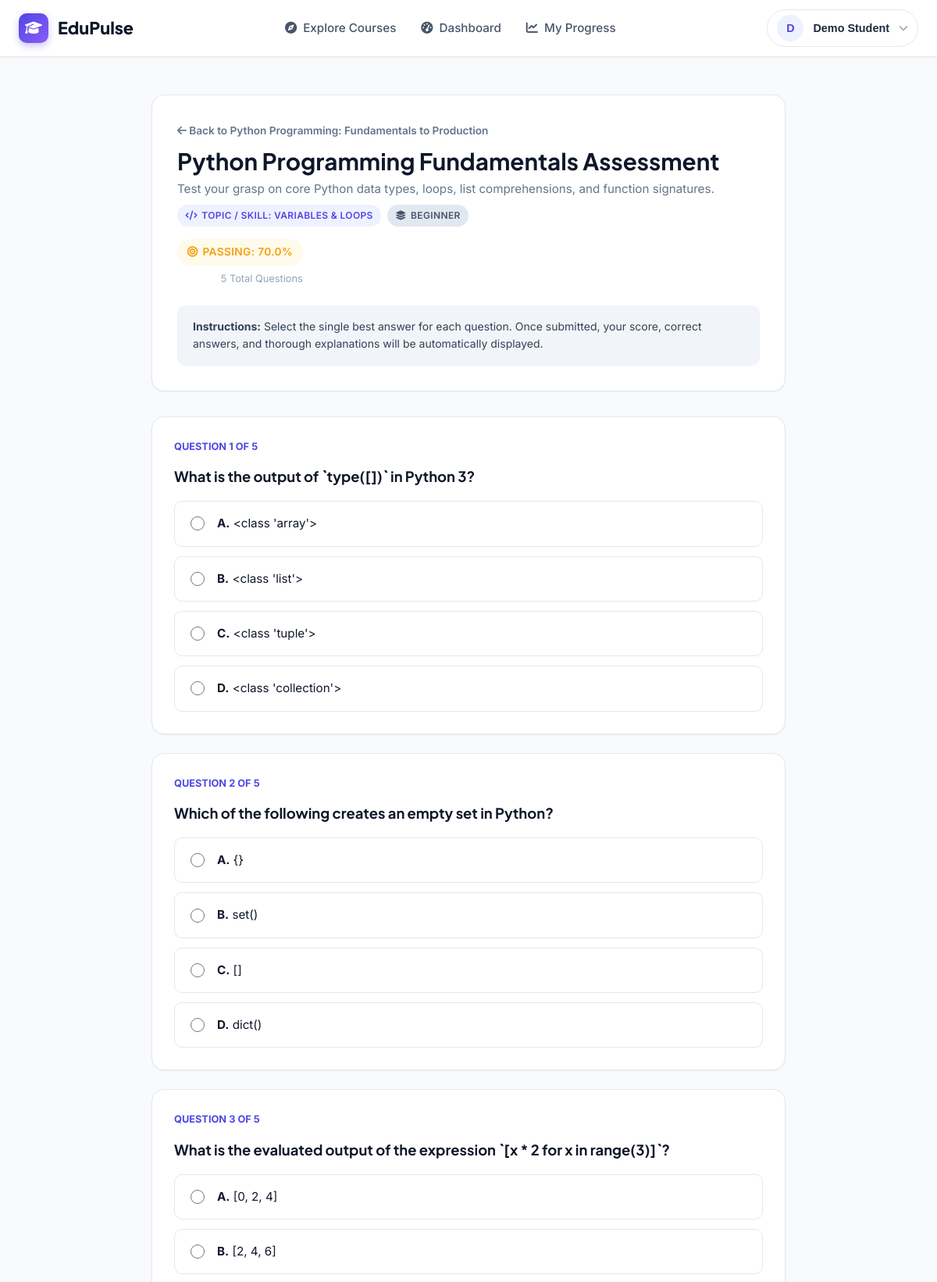
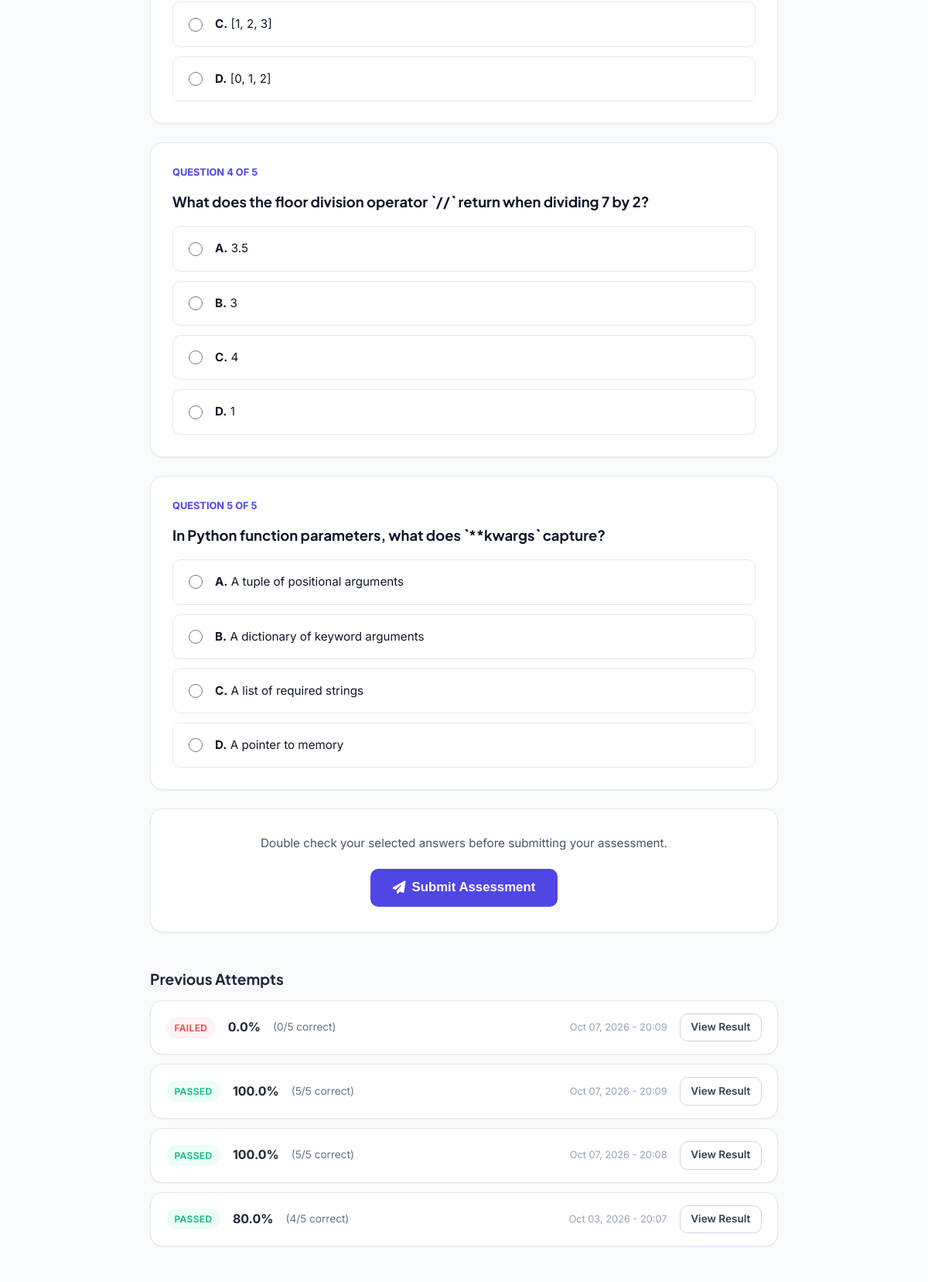
The page /courses/1/assessments/1 (signed in, upper part) on the database its author committed (2 pictures, top to bottom).
### app/models/user.py (models this page shows, shortened)
class User(Base):
    __tablename__ = "users"
    id = Column(Integer, primary_key=True, index=True)
    name = Column(String(100), nullable=False)
    email = Column(String(150), unique=True, index=True, nullable=False)
    password_hash = Column(String(255), nullable=False)
    role = Column(String(20), default="student", nullable=False)  # student or admin
    avatar = Column(String(255), nullable=True)
    bio = Column(Text, nullable=True)
    preferred_resource_type = Column(String(50), default="Mixed", nullable=True)  # Video, Article, Practice, Mixed
    created_at = Column(DateTime, default=datetime.utcnow, nullable=False)
    enrollments = relationship("Enrollment", back_populates="user", cascade="all, delete-orphan")
    lesson_progress = relationship("LessonProgress", back_populates="user", cascade="all, delete-orphan")
    assessment_results = relationship("AssessmentResult", back_populates="user", cascade="all, delete-orphan")

### app/models/course.py (models this page shows, shortened)
class Course(Base):
    __tablename__ = "courses"
    id = Column(Integer, primary_key=True, index=True)
    title = Column(String(200), nullable=False, index=True)
    description = Column(Text, nullable=False)
    category = Column(String(50), nullable=False, index=True)
    difficulty = Column(String(20), nullable=False)  # Beginner, Intermediate, Advanced
    duration = Column(String(50), default="6 hours", nullable=False)
    instructor = Column(String(100), nullable=False)
    thumbnail = Column(String(255), nullable=True)
    rating = Column(Float, default=4.8, nullable=False)
    learning_objectives = Column(Text, nullable=True)  # JSON string or newline separated
    published = Column(Boolean, default=True, nullable=False)
    created_at = Column(DateTime, default=datetime.utcnow, nullable=False)
    modules = relationship("Module", back_populates="course", cascade="all, delete-orphan", order_by="Module.order")
    enrollments = relationship("Enrollment", back_populates="course", cascade="all, delete-orphan")
    assessments = relationship("Assessment", back_populates="course", cascade="all, delete-orphan")

### app/models/assessment.py (models this page shows, shortened)
class Assessment(Base):
    __tablename__ = "assessments"
    id = Column(Integer, primary_key=True, index=True)
    course_id = Column(Integer, ForeignKey("courses.id", ondelete="CASCADE"), nullable=False)
    title = Column(String(200), nullable=False)
    description = Column(Text, nullable=True)
    topic = Column(String(100), default="General", nullable=True)  # Variables, Loops, Functions, OOP, etc.
    pass_percentage = Column(Float, default=70.0, nullable=False)
    course = relationship("Course", back_populates="assessments")
    questions = relationship("Question", back_populates="assessment", cascade="all, delete-orphan", order_by="Question.id")
    results = relationship("AssessmentResult", back_populates="assessment", cascade="all, delete-orphan")

class Question(Base):
    __tablename__ = "questions"
    id = Column(Integer, primary_key=True, index=True)
    assessment_id = Column(Integer, ForeignKey("assessments.id", ondelete="CASCADE"), nullable=False)
    question_text = Column(Text, nullable=False)
    option_a = Column(String(255), nullable=False)
    option_b = Column(String(255), nullable=False)
    option_c = Column(String(255), nullable=False)
    option_d = Column(String(255), nullable=False)
    correct_option = Column(String(10), nullable=False)  # A, B, C, D
    explanation = Column(Text, nullable=True)
    assessment = relationship("Assessment", back_populates="questions")

class AssessmentResult(Base):
    __tablename__ = "assessment_results"
    id = Column(Integer, primary_key=True, index=True)
    user_id = Column(Integer, ForeignKey("users.id", ondelete="CASCADE"), nullable=False)
    assessment_id = Column(Integer, ForeignKey("assessments.id", ondelete="CASCADE"), nullable=False)
    score = Column(Integer, nullable=False)  # number of correct answers
    total_questions = Column(Integer, nullable=False)
    percentage = Column(Float, nullable=False)
    passed = Column(Boolean, default=False, nullable=False)
    answers_json = Column(Text, nullable=True)  # JSON string of selected answers
    completed_at = Column(DateTime, default=datetime.utcnow, nullable=False)
    user = relationship("User", back_populates="assessment_results")
    assessment = relationship("Assessment", back_populates="results")

### app/routers/assessments.py (the view)
@router.get("/courses/{course_id}/assessments/{assessment_id}", response_class=HTMLResponse)
def take_assessment_page(
    course_id: int,
    assessment_id: int,
    request: Request,
    db: Session = Depends(get_db)
):
    user = get_current_user_optional(request, db=db)
    if not user:
        return RedirectResponse(
            url=f"/login?next=/courses/{course_id}/assessments/{assessment_id}",
            status_code=status.HTTP_303_SEE_OTHER
        )
    assessment = get_assessment_by_id(db, assessment_id)
    if not assessment or assessment.course_id != course_id:
        raise HTTPException(status_code=404, detail="Assessment not found for this course")
    if not is_user_enrolled(db, user.id, course_id):
        enroll_user(db, user.id, course_id)
    past_results = db.query(AssessmentResult).filter(
        AssessmentResult.user_id == user.id,
        AssessmentResult.assessment_id == assessment_id
    ).order_by(AssessmentResult.completed_at.desc()).all()
    return render_template(
        request,
        "assessment.html",
        {
            "user": user,
            "course": assessment.course,
            "assessment": assessment,
            "questions": assessment.questions,
            "past_results": past_results
        }
    )

### app/templates/assessment.html (shortened to what this page needs)
{% extends "base.html" %}
{% block content %}
<div style="background: var(--slate-50); padding: 3rem 0; min-height: calc(100vh - 180px);">
  <div class="container" style="max-width: 860px;">
    <div class="card" style="margin-bottom: 2rem; border: 1px solid var(--border-color); padding: 2rem;">
      <div style="display: flex; justify-content: space-between; align-items: flex-start; flex-wrap: wrap; gap: 1rem;">
        <div>
          <a href="/courses/{{ course.id }}" style="color: var(--slate-500); font-size: 0.85rem; font-weight: 600;">
            <i class="fa-solid fa-arrow-left"></i> Back to {{ course.title }}
          </a>
          <h1 style="font-size: 1.85rem; color: var(--slate-900); margin: 0.5rem 0 0.35rem;">
            {{ assessment.title }}
          </h1>
          <p style="color: var(--slate-500); font-size: 0.95rem; margin-bottom: 0.5rem;">{{ assessment.description or 'Test your conceptual and practical comprehension of the lessons.' }}</p>
          <div style="display: flex; gap: 0.5rem; align-items: center; flex-wrap: wrap;">
            <span class="badge badge-primary"><i class="fa-solid fa-code"></i> Topic / Skill: {{ assessment.topic or 'General' }}</span>
            <span class="badge badge-slate" style="background: #e2e8f0; color: #475569;"><i class="fa-solid fa-layer-group"></i> {{ course.difficulty }}</span>
          </div>
        </div>
        <div style="text-align: right;">
          <span class="badge badge-warning" style="font-size: 0.85rem; padding: 0.4rem 0.8rem;">
            <i class="fa-solid fa-bullseye"></i> Passing: {{ assessment.pass_percentage }}%
          </span>
          <p style="font-size: 0.8rem; color: var(--slate-400); margin-top: 0.4rem;">
            {{ questions | length }} Total Questions
          </p>
        </div>
      </div>
      <div style="background: var(--slate-100); border-radius: var(--radius-md); padding: 1rem 1.25rem; margin-top: 1.5rem; font-size: 0.875rem; color: var(--slate-700);">
        <strong>Instructions:</strong> Select the single best answer for each question. Once submitted, your score, correct answers, and thorough explanations will be automatically displayed.
      </div>
    </div>
    <form action="/courses/{{ course.id }}/assessments/{{ assessment.id }}/submit" method="POST" id="assessment-form">
      {% for q in questions %}
      <div class="question-card" id="card-q-{{ q.id }}">
        <div style="display: flex; justify-content: space-between; align-items: center; margin-bottom: 1rem;">
          <span style="font-size: 0.8rem; font-weight: 700; color: var(--primary); text-transform: uppercase;">
            Question {{ loop.index }} of {{ questions | length }}
          </span>
        </div>
        <h3 class="question-prompt">{{ q.question_text }}</h3>
        <div class="options-grid">
          <label class="option-label" for="q_{{ q.id }}_a">
            <input type="radio" id="q_{{ q.id }}_a" name="q_{{ q.id }}" value="A" required>
            <span><strong>A.</strong> {{ q.option_a }}</span>
          </label>
          <label class="option-label" for="q_{{ q.id }}_b">
            <input type="radio" id="q_{{ q.id }}_b" name="q_{{ q.id }}" value="B" required>
            <span><strong>B.</strong> {{ q.option_b }}</span>
          </label>
          <label class="option-label" for="q_{{ q.id }}_c">
            <input type="radio" id="q_{{ q.id }}_c" name="q_{{ q.id }}" value="C" required>
            <span><strong>C.</strong> {{ q.option_c }}</span>
          </label>
          <label class="option-label" for="q_{{ q.id }}_d">
            <input type="radio" id="q_{{ q.id }}_d" name="q_{{ q.id }}" value="D" required>
            <span><strong>D.</strong> {{ q.option_d }}</span>
          </label>
        </div>
      </div>
      {% endfor %}
      <div class="card" style="text-align: center; padding: 2rem; border: 1px solid var(--border-color);">
        <p style="color: var(--slate-600); font-size: 0.95rem; margin-bottom: 1.25rem;">
          Double check your selected answers before submitting your assessment.
        </p>
        <button type="submit" class="btn btn-primary btn-lg" style="min-width: 240px;">
          <i class="fa-solid fa-paper-plane"></i> Submit Assessment
        </button>
      </div>
    </form>
    {% if past_results | length > 0 %}
    <div style="margin-top: 3rem;">
      <h3 style="font-size: 1.2rem; margin-bottom: 1rem; color: var(--slate-800);">Previous Attempts</h3>
      <div style="display: flex; flex-direction: column; gap: 0.75rem;">
        {% for r in past_results %}
        <div class="card" style="display: flex; justify-content: space-between; align-items: center; padding: 1rem 1.25rem;">
          <div style="display: flex; align-items: center; gap: 1rem;">
            <span class="badge {% if r.passed %}badge-success{% else %}badge-danger{% endif %}">
              {% if r.passed %}PASSED{% else %}FAILED{% endif %}
            </span>
            <span style="font-weight: 700; color: var(--slate-800);">{{ r.percentage }}%</span>
            <span style="color: var(--slate-500); font-size: 0.85rem;">({{ r.score }}/{{ r.total_questions }} correct)</span>
          </div>
          <div style="display: flex; align-items: center; gap: 1rem;">
            <span style="font-size: 0.8rem; color: var(--slate-400);">{{ r.completed_at.strftime('%b %d, %Y - %H:%M') }}</span>
            <a href="/assessments/results/{{ r.id }}" class="btn btn-secondary btn-sm">View Result</a>
          </div>
        </div>
        {% endfor %}
      </div>
    </div>
    {% endif %}
  </div>
</div>
{% endblock %}

### app/templates/base.html (shortened to what this page needs)
<!DOCTYPE html>
<html lang="en">
<head>
  <link rel="stylesheet" href="https://cdnjs.cloudflare.com/ajax/libs/font-awesome/6.5.1/css/all.min.css">
  <link rel="stylesheet" href="/static/css/style.css">
</head>
<body>
  <nav class="navbar">
    <div class="container nav-wrapper">
      <a href="/" class="brand-logo">
        <div class="brand-icon">
          <i class="fa-solid fa-graduation-cap"></i>
        </div>
        <span>EduPulse</span>
      </a>
      <ul class="nav-links">
        <li><a href="/courses" class="nav-link"><i class="fa-solid fa-compass" style="margin-right: 4px;"></i> Explore Courses</a></li>
        {% if user and user.role == 'student' %}
        <li><a href="/dashboard" class="nav-link"><i class="fa-solid fa-gauge-high" style="margin-right: 4px;"></i> Dashboard</a></li>
        <li><a href="/progress" class="nav-link"><i class="fa-solid fa-chart-line" style="margin-right: 4px;"></i> My Progress</a></li>
        {% elif user and user.role == 'admin' %}
        <li><a href="/admin/dashboard" class="nav-link"><i class="fa-solid fa-shield-halved" style="margin-right: 4px;"></i> Admin Portal</a></li>
        <li><a href="/admin/courses" class="nav-link">Manage Courses</a></li>
        <li><a href="/admin/students" class="nav-link">Students</a></li>
        {% endif %}
      </ul>
      <div class="nav-actions">
        {% if user %}
        <div class="user-dropdown">
          <button class="avatar-btn" data-dropdown-toggle="user-menu" id="user-menu-btn" type="button">
            <div class="avatar-circle">
              {{ user.name[0].upper() if user.name else 'U' }}
            </div>
            <span style="font-weight: 600; font-size: 0.9rem; color: var(--slate-800);">{{ user.name }}</span>
            <i class="fa-solid fa-chevron-down" style="font-size: 0.75rem; color: var(--slate-400);"></i>
          </button>
        </div>
        {% else %}
        <a href="/login" class="btn btn-ghost">Sign In</a>
        <a href="/register" class="btn btn-primary">Get Started</a>
        {% endif %}
      </div>
    </div>
  </nav>
  <main class="main-content">
    {% if custom_content %}
      {{ custom_content | safe }}
    {% else %}
      {% block content %}{% endblock %}
    {% endif %}
  </main>
</body>
</html>

### rows shown on the page
User: name "D", name "Demo Student"
Course: title "Python Programming: Fundamentals to Production", difficulty "BEGINNER"
Assessment: title "Python Programming Fundamentals Assessment", description "Test your grasp on core Python data types, loops, list comprehensions, and function signatures.", topic "VARIABLES & LOOPS", pass_percentage "70.0"
Question: questions "5", question_text "What is the output of `type([])` in Python 3?", option_a "<class 'array'>", option_b "<class 'list'>", option_c "<class 'tuple'>", option_d "<class 'collection'>"
Question: questions "5", question_text "Which of the following creates an empty set in Python?", option_a "{}", option_b "set()", option_c "[]", option_d "dict()"
Question: questions "5", question_text "What is the evaluated output of the expression `[x * 2 for x in range(3)]`?", option_a "[0, 2, 4]", option_b "[2, 4, 6]", option_c "[1, 2, 3]", option_d "[0, 1, 2]"
Question: questions "5", question_text "What does the floor division operator `//` return when dividing 7 by 2?", option_a "3.5", option_b "3", option_c "4", option_d "1"
Question: questions "5", question_text "In Python function parameters, what does `**kwargs` capture?", option_a "A tuple of positional arguments", option_b "A dictionary of keyword arguments", option_c "A list of required strings", option_d "A pointer to memory"
AssessmentResult: passed "FAILED", percentage "0.0", score "0", total_questions "5", completed_at "Oct 07, 2026 - 20:09"
AssessmentResult: passed "PASSED", percentage "100.0", score "5", total_questions "5", completed_at "Oct 07, 2026 - 20:09"
AssessmentResult: passed "PASSED", percentage "100.0", score "5", total_questions "5", completed_at "Oct 07, 2026 - 20:08"
AssessmentResult: passed "PASSED", percentage "80.0", score "4", total_questions "5", completed_at "Oct 03, 2026 - 20:07"

### other values the page prints
{{ questions | length }} "5"
